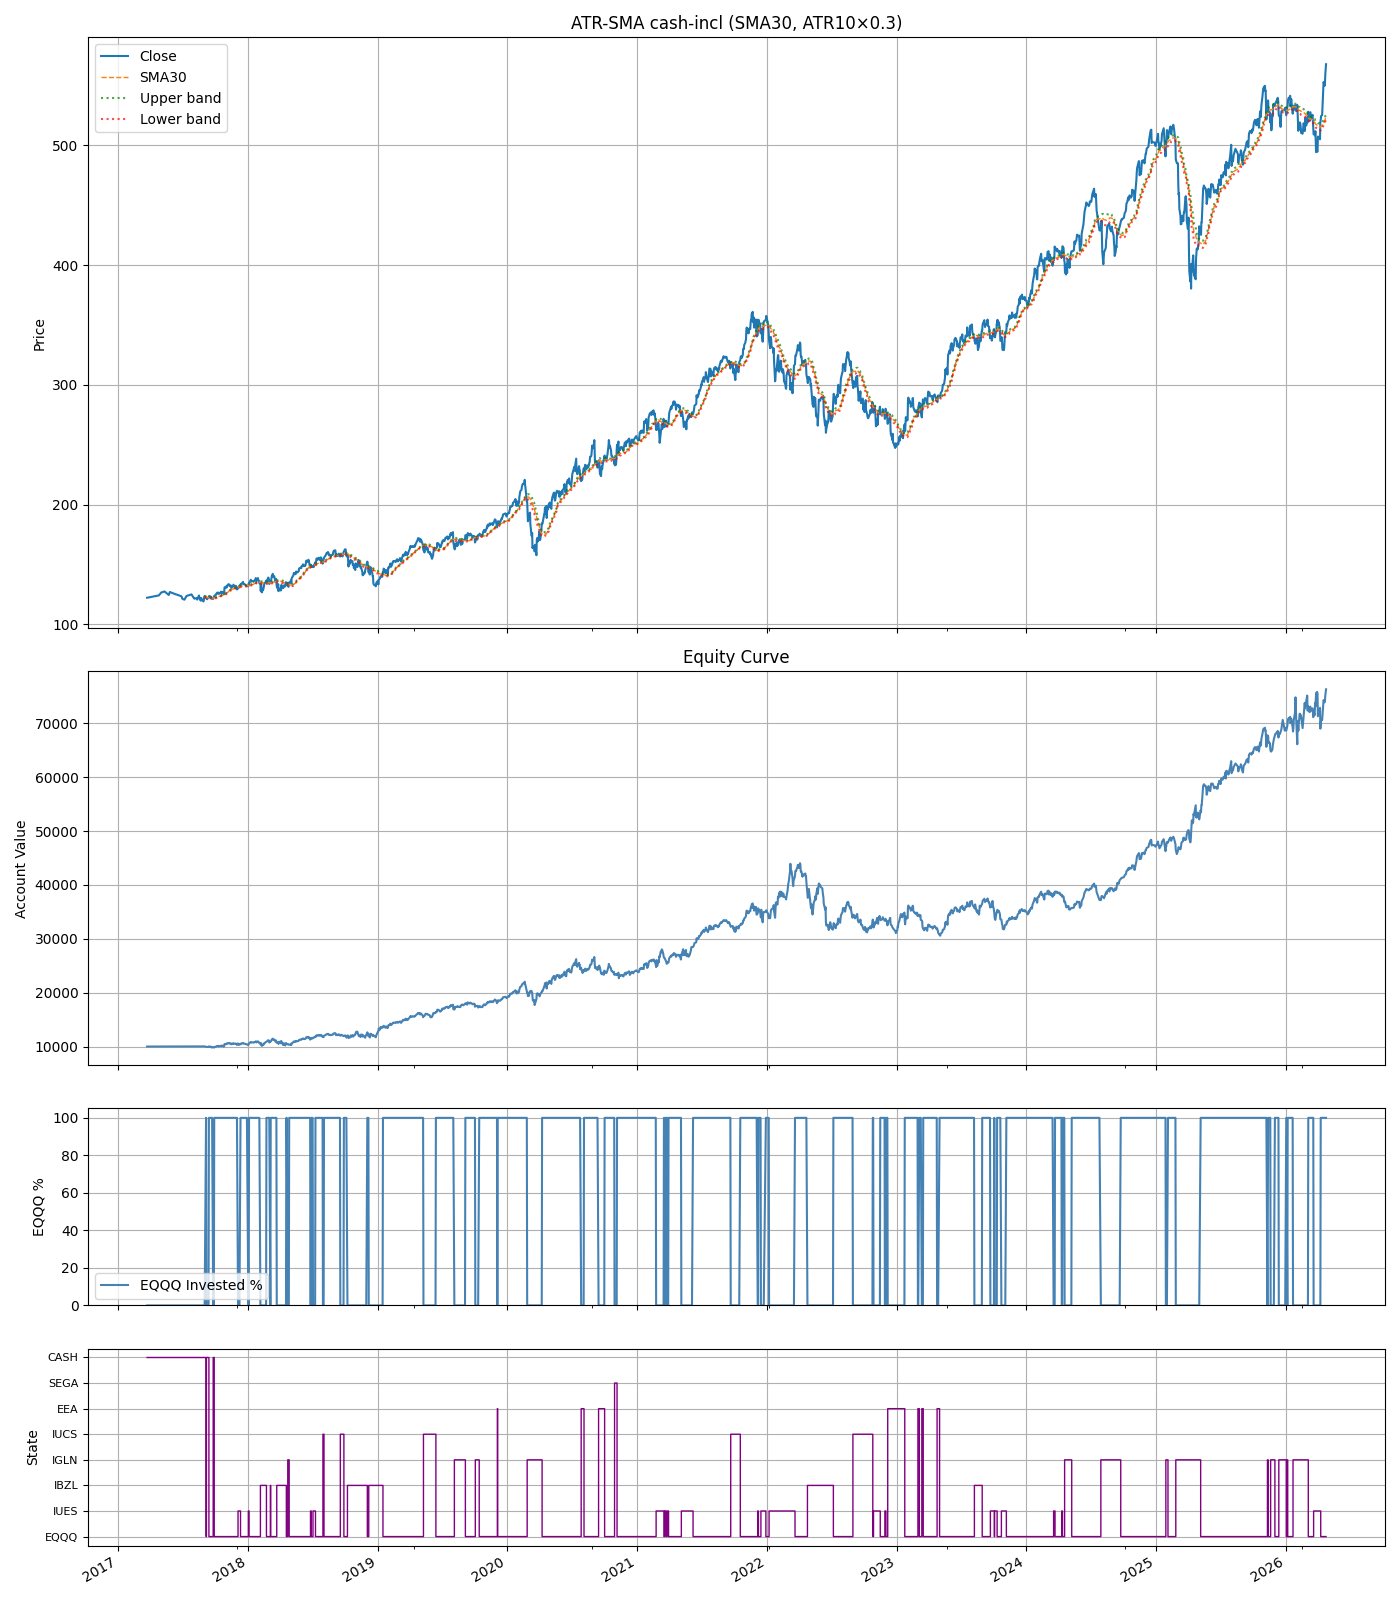

Python code for this plot:
"""
Backtest EQQQ - ATR-SMA with Cash Option

Upgrade over ATR-SMA: instead of always rotating into the "least bad" alt asset,
the strategy can hold plain cash (earning a configurable annual rate, default 2%)
when all alt assets have negative momentum.

Three possible states:
  1. Long EQQQ       — close > SMA * (1 + ATR/Close * multiplier)
  2. Long best alt   — EQQQ signal off AND best alt momentum > 0
  3. Cash @ rate     — EQQQ signal off AND all alts momentum <= 0

Cash earns `cash_rate_annual` (default 2% p.a.) compounded daily.

Entry/exit signals identical to ATR-SMA:
  Entry EQQQ : Close > SMA(sma_window) * (1 + ATR(atr_window)/Close * atr_multiplier)
  Exit EQQQ  : Close < SMA(sma_window) * (1 - ATR(atr_window)/Close * atr_multiplier)

Grid search: sma_window (100-250), atr_window (10-20), atr_multiplier (0.5-2.0)
"""

import os
import itertools
import pandas as pd
import numpy as np
import sys
import matplotlib.pyplot as plt

_ALGO_ROOT = os.path.dirname(os.path.dirname(os.path.abspath(__file__)))
if _ALGO_ROOT not in sys.path:
    sys.path.insert(0, _ALGO_ROOT)
from data_loader import load_ohlcv, load_all

DEFAULT_ALT_ASSETS   = ('TLT', 'GLD')
DEFAULT_ALT_LOOKBACK = 63
CASH_LABEL           = 'CASH'


def fetch_data(ticker='QQQ', period='5y'):
    return load_ohlcv(ticker, period=period)


def fetch_all(assets, period='5y'):
    return load_all(list(assets), period=period)


def select_alt_asset_or_cash(strength_row, alt_assets):
    """Return alt with strongest uptrend (Close-SMA)/ATR > 0, or None (= cash)."""
    scores = {t: float(strength_row[t]) for t in alt_assets
              if t in strength_row.index and not pd.isna(strength_row[t])}
    if not scores:
        return None
    best = max(scores, key=scores.get)
    return best if scores[best] > 0 else None


def compute_atr(df, window):
    prev_close = df['Close'].shift(1)
    tr = pd.concat([
        df['High'] - df['Low'],
        (df['High'] - prev_close).abs(),
        (df['Low']  - prev_close).abs(),
    ], axis=1).max(axis=1)
    return tr.rolling(window).mean()


def max_drawdown(equity):
    roll_max = equity.cummax()
    return ((equity - roll_max) / roll_max).min()


def compute_stats(equity_series, initial_capital, closed_trades, df=None):
    trades_df    = pd.DataFrame(closed_trades)
    total_return = equity_series.iloc[-1] / initial_capital - 1.0
    years        = (equity_series.index[-1] - equity_series.index[0]).days / 365.25
    cagr         = (equity_series.iloc[-1] / initial_capital) ** (1 / years) - 1 if years > 0 else np.nan
    bh_cagr      = ((float(df['Close'].iloc[-1]) / float(df['Close'].iloc[0])) ** (1 / years) - 1
                    if df is not None and years > 0 else np.nan)
    md           = max_drawdown(equity_series)

    if len(trades_df) > 0 and 'pnl' in trades_df.columns:
        qqq_trades = (trades_df[trades_df['asset'] == 'QQQ']
                      if 'asset' in trades_df.columns else trades_df)
        if len(qqq_trades) == 0:
            qqq_trades = trades_df
        win_rate         = len(qqq_trades[qqq_trades['pnl'] > 0]) / len(qqq_trades)
        avg_pnl          = qqq_trades['pnl'].mean()
        tr_ret           = (qqq_trades['exit_price'] - qqq_trades['entry_price']) / qqq_trades['entry_price']
        avg_trade_return = tr_ret.mean()
        max_trade_gain   = tr_ret.max()
        max_trade_drop   = tr_ret.min()
    else:
        win_rate = avg_pnl = avg_trade_return = max_trade_gain = max_trade_drop = np.nan

    return {
        'total_return': total_return, 'cagr': cagr, 'bh_cagr': bh_cagr,
        'max_drawdown': md, 'n_trades_closed': len(trades_df),
        'win_rate': win_rate, 'avg_pnl': avg_pnl,
        'avg_trade_return': avg_trade_return,
        'max_trade_gain': max_trade_gain, 'max_trade_drop': max_trade_drop,
        'trades_df': trades_df,
    }


def print_stats(stats, initial_capital, equity_series,
                sma_window, atr_window, atr_multiplier, cash_rate_annual, out_paths):
    print('ATR-SMA (cash-incl) backtest summary:')
    print(f'Initial capital:          {initial_capital:,.2f}')
    print(f'SMA window:               {sma_window}')
    print(f'ATR window:               {atr_window}')
    print(f'ATR multiplier:           {atr_multiplier}')
    print(f'Cash rate (p.a.):         {cash_rate_annual:.0%}')
    print(f'Final equity:             {equity_series.iloc[-1]:,.2f}')
    print(f'Total return:             {stats["total_return"]:.2%}')
    print(f'CAGR:                     {stats["cagr"]:.2%}')
    if not pd.isna(stats['bh_cagr']):
        print(f'CAGR buy & hold:          {stats["bh_cagr"]:.2%}')
    print(f'Max drawdown:             {stats["max_drawdown"]:.2%}')
    print(f'Number of trades:         {stats["n_trades_closed"]}')
    if not pd.isna(stats['win_rate']):
        print(f'Win rate (EQQQ):          {stats["win_rate"]:.2%}')
        print(f'Average return per trade: {stats["avg_trade_return"]:.2%}')
        print(f'Max gain per trade:       {stats["max_trade_gain"]:.2%}')
        print(f'Max drop per trade:       {stats["max_trade_drop"]:.2%}')
    print(f'Trades CSV:               {out_paths["trades_csv"]}')
    print(f'Plot:                     {out_paths["fig_path"]}')


def save_plots(df, equity_series, invested_list, held_asset_list,
               stats, sma_window, atr_window, atr_multiplier, out_dir):
    trades_df = stats['trades_df'].copy()
    if len(trades_df) > 0:
        trades_df['entry_date'] = pd.to_datetime(trades_df['entry_date'])
        trades_df['exit_date']  = pd.to_datetime(trades_df['exit_date'])

    invested_series = pd.Series(invested_list, index=equity_series.index)
    held_series     = pd.Series(held_asset_list, index=equity_series.index)

    fig, axes = plt.subplots(4, 1, sharex=True, figsize=(14, 16),
                              gridspec_kw={'height_ratios': [3, 2, 1, 1]})
    ax_price, ax_equity, ax_inv, ax_held = axes

    df['Close'].plot(ax=ax_price, label='Close')
    df['SMA'].plot(ax=ax_price, label=f'SMA{sma_window}', linestyle='--', linewidth=1)
    df['upper_band'].plot(ax=ax_price, label='Upper band', linestyle=':', color='green', alpha=0.7)
    df['lower_band'].plot(ax=ax_price, label='Lower band', linestyle=':', color='red', alpha=0.7)
    if len(trades_df) > 0:
        qqq_t = trades_df[trades_df['asset'] == 'QQQ'] if 'asset' in trades_df.columns else trades_df
        if len(qqq_t) > 0:
            ax_price.scatter(qqq_t['entry_date'], qqq_t['entry_price'],
                             marker='^', color='green', label='Entry EQQQ', zorder=5)
            ax_price.scatter(qqq_t['exit_date'], qqq_t['exit_price'],
                             marker='v', color='red', label='Exit EQQQ', zorder=5)
    ax_price.set_title(f'ATR-SMA cash-incl (SMA{sma_window}, ATR{atr_window}×{atr_multiplier})')
    ax_price.set_ylabel('Price')
    ax_price.legend(); ax_price.grid(True)

    equity_series.plot(ax=ax_equity, color='steelblue')
    ax_equity.set_title('Equity Curve')
    ax_equity.set_ylabel('Account Value'); ax_equity.grid(True)

    (invested_series * 100).plot(ax=ax_inv, color='steelblue', label='EQQQ Invested %')
    ax_inv.set_ylabel('EQQQ %'); ax_inv.set_ylim(0, 105)
    ax_inv.grid(True); ax_inv.legend()

    all_states = ['EQQQ'] + [s for s in held_series.unique() if s not in ('EQQQ', CASH_LABEL)] + [CASH_LABEL]
    state_codes = {s: i for i, s in enumerate(all_states)}
    held_series.map(lambda s: state_codes.get(s, -1)).plot(
        ax=ax_held, drawstyle='steps-post', color='purple', linewidth=1)
    ax_held.set_yticks(list(state_codes.values()))
    ax_held.set_yticklabels(list(state_codes.keys()), fontsize=8)
    ax_held.set_ylabel('State'); ax_held.grid(True)

    fig.tight_layout()
    out_fig = os.path.join(out_dir, 'backtest_atr_sma_cash.png')
    fig.savefig(out_fig)
    plt.close(fig)
    return out_fig


# ── Core backtest ─────────────────────────────────────────────────────────────

def run_backtest_atr_sma_cash(ticker='QQQ', period='5y', initial_capital=10000.0,
                               sma_window=200, atr_window=20, atr_multiplier=1.0,
                               alt_assets=DEFAULT_ALT_ASSETS,
                               alt_lookback=DEFAULT_ALT_LOOKBACK,
                               cash_rate_annual=0.02,
                               commission=2.0,
                               verbose=True, df=None, alt_dfs=None):
    COMMISSION = commission
    out_dir = os.path.dirname(__file__)
    if df is None:
        df = fetch_data(ticker, period)
        df.index = pd.to_datetime(df.index)
        df = df[['Open', 'High', 'Low', 'Close', 'Volume']]
    if df.empty:
        raise ValueError('No data returned.')
    df = df.copy()

    daily_cash_rate = (1 + cash_rate_annual) ** (1 / 252) - 1

    use_alt = alt_dfs is not None
    if use_alt:
        alt_closes  = pd.DataFrame({t: alt_dfs[t]['Close'] for t in alt_assets if t in alt_dfs})
        alt_opens   = pd.DataFrame({t: alt_dfs[t]['Open']  for t in alt_assets if t in alt_dfs})
        common      = df.index.intersection(alt_closes.dropna().index)
        df          = df.loc[common].copy()
        alt_closes  = alt_closes.loc[common]
        alt_opens   = alt_opens.loc[common]
        alt_sma      = alt_closes.rolling(sma_window).mean()
        alt_atr_df   = pd.DataFrame(
            {t: compute_atr(alt_dfs[t].loc[common], atr_window)
             for t in alt_assets if t in alt_dfs},
            index=common,
        )
        # Trend strength: (Close - SMA) / ATR — same logic as main signal
        # Positive = above SMA, higher = stronger uptrend
        alt_strength = (alt_closes - alt_sma) / alt_atr_df.replace(0, float('nan'))

    df['SMA']        = df['Close'].rolling(sma_window).mean()
    df['ATR']        = compute_atr(df, atr_window)
    df['band']       = df['ATR'] / df['Close'] * atr_multiplier
    df['upper_band'] = df['SMA'] * (1 + df['band'])
    df['lower_band'] = df['SMA'] * (1 - df['band'])

    warmup = max(sma_window, atr_window)

    cash        = float(initial_capital)
    shares      = 0.0
    in_position = False
    entry_price = entry_date = entry_idx = None

    alt_asset       = None
    alt_shares      = 0.0
    alt_entry_price = None
    alt_entry_date  = None
    alt_entry_idx   = None

    equity_list     = []
    equity_dates    = []
    invested_list   = []
    held_asset_list = []
    closed_trades   = []

    for i in range(len(df)):
        date  = df.index[i]
        close = float(df['Close'].iat[i])

        # Compound cash when sitting idle (not in EQQQ, not in alt)
        if not in_position and alt_asset is None:
            cash *= (1 + daily_cash_rate)

        alt_val   = (alt_shares * float(alt_closes[alt_asset].iat[i])
                     if use_alt and alt_asset is not None else 0.0)
        pos_value = shares * close
        eq        = cash + pos_value + alt_val
        equity_list.append(eq)
        equity_dates.append(date)
        invested_list.append(pos_value / eq if eq > 0 else 0.0)
        held_asset_list.append(
            ticker if in_position
            else (alt_asset if alt_asset else CASH_LABEL)
        )

        if i < warmup:
            continue
        sma_val  = df['SMA'].iat[i]
        band_val = df['band'].iat[i]
        if pd.isna(sma_val) or pd.isna(band_val):
            continue
        sma_f, band_f = float(sma_val), float(band_val)

        # ── Exit EQQQ ────────────────────────────────────────────────────────
        if in_position and close < sma_f * (1 - band_f):
            if i + 1 < len(df):
                exit_px       = float(df['Open'].iat[i + 1])
                exit_date_val = df.index[i + 1]
            else:
                exit_px       = close          # last bar — no next open
                exit_date_val = date
            proceeds = shares * exit_px - COMMISSION
            pnl      = proceeds - shares * entry_price
            closed_trades.append({
                'asset': ticker,
                'entry_date': entry_date, 'entry_price': entry_price,
                'exit_date': exit_date_val, 'exit_price': exit_px,
                'shares': shares, 'pnl': pnl, 'held_days': i - (entry_idx or i),
            })
            cash       += proceeds
            shares      = 0.0
            in_position = False
            entry_price = entry_date = entry_idx = None

            # Decide: rotate into best alt or go to cash
            if use_alt and i + 1 < len(df) and not alt_strength.iloc[i].isna().all():
                target = select_alt_asset_or_cash(alt_strength.iloc[i], alt_assets)
                if target is not None:
                    next_open_alt   = float(alt_opens[target].iat[i + 1])
                    cash           -= COMMISSION
                    alt_shares      = cash / next_open_alt
                    cash           -= alt_shares * next_open_alt
                    alt_asset       = target
                    alt_entry_price = next_open_alt
                    alt_entry_date  = df.index[i + 1]
                    alt_entry_idx   = i + 1
                # else: target is None → stay in cash (no action needed)

        # ── Entry EQQQ ───────────────────────────────────────────────────────
        if not in_position and close > sma_f * (1 + band_f):
            if i + 1 < len(df):
                next_open = float(df['Open'].iat[i + 1])
                next_date = df.index[i + 1]

                # Close alt position first if held
                if use_alt and alt_asset is not None and alt_shares > 0:
                    exit_alt_px  = float(alt_opens[alt_asset].iat[i + 1])
                    alt_proceeds = alt_shares * exit_alt_px - COMMISSION
                    alt_pnl      = alt_proceeds - alt_shares * alt_entry_price
                    closed_trades.append({
                        'asset': alt_asset,
                        'entry_date': alt_entry_date, 'entry_price': alt_entry_price,
                        'exit_date': next_date,        'exit_price': exit_alt_px,
                        'shares': alt_shares, 'pnl': alt_pnl,
                        'held_days': i + 1 - (alt_entry_idx or i + 1),
                    })
                    cash      += alt_proceeds
                    alt_shares = 0.0
                    alt_asset  = None
                    alt_entry_price = alt_entry_date = alt_entry_idx = None

                # Buy EQQQ
                cash       -= COMMISSION
                shares      = cash / next_open
                cash       -= shares * next_open
                in_position = True
                entry_price = next_open
                entry_date  = next_date
                entry_idx   = i + 1

    equity_series = pd.Series(equity_list, index=equity_dates)
    stats = compute_stats(equity_series, initial_capital, closed_trades, df=df)

    trades_csv = fig_path = None
    if verbose:
        trades_csv = os.path.join(out_dir, 'trades_detail_atr_sma_cash.csv')
        stats['trades_df'].to_csv(trades_csv, index=False)
        fig_path = save_plots(df, equity_series, invested_list, held_asset_list,
                               stats, sma_window, atr_window, atr_multiplier, out_dir)
        print_stats(stats, initial_capital, equity_series, sma_window, atr_window,
                    atr_multiplier, cash_rate_annual, {'trades_csv': trades_csv, 'fig_path': fig_path})

    def _f(v):
        return round(float(v), 3) if not pd.isna(v) else None

    return {
        'initial_capital': float(initial_capital),
        'final_equity': _f(equity_series.iloc[-1]),
        'total_return': _f(stats['total_return']),
        'cagr': _f(stats['cagr']),
        'bh_cagr': _f(stats['bh_cagr']),
        'max_drawdown': _f(stats['max_drawdown']),
        'n_trades_closed': int(stats['n_trades_closed']),
        'win_rate': _f(stats['win_rate']),
        'avg_trade_return': _f(stats['avg_trade_return']),
        'max_trade_gain': _f(stats['max_trade_gain']),
        'max_trade_drop': _f(stats['max_trade_drop']),
        'fig_path': fig_path,
        'trades_csv': trades_csv,
    }


# ── Grid search ───────────────────────────────────────────────────────────────

def grid_search(ticker='QQQ', period='5y', initial_capital=10000.0,
                sma_window_values=(100, 150, 200, 250),
                atr_window_values=(10, 14, 20),
                atr_multiplier_values=(0.5, 1.0, 1.5, 2.0),
                alt_assets=DEFAULT_ALT_ASSETS,
                alt_lookback=DEFAULT_ALT_LOOKBACK,
                cash_rate_annual=0.02,
                maximize='cagr'):
    combos = list(itertools.product(sma_window_values, atr_window_values, atr_multiplier_values))
    print(f'Grid search: {len(combos)} combinations...')
    print('Downloading EQQQ data once...')
    raw_df = fetch_data(ticker, period)
    raw_df.index = pd.to_datetime(raw_df.index)
    raw_df = raw_df[['Open', 'High', 'Low', 'Close', 'Volume']]
    if raw_df.empty:
        raise ValueError('No data returned.')

    print('Downloading alt asset data...')
    raw_alt_dfs = fetch_all(list(alt_assets), period)

    results = []
    for sma_w, atr_w, atr_m in combos:
        try:
            res = run_backtest_atr_sma_cash(
                initial_capital=initial_capital,
                sma_window=sma_w, atr_window=atr_w, atr_multiplier=atr_m,
                alt_assets=alt_assets, alt_lookback=alt_lookback,
                cash_rate_annual=cash_rate_annual,
                verbose=False, df=raw_df, alt_dfs=raw_alt_dfs,
            )
            results.append({
                'sma_window': sma_w, 'atr_window': atr_w, 'atr_multiplier': atr_m,
                'cagr': res['cagr'], 'total_return': res['total_return'],
                'max_drawdown': res['max_drawdown'], 'win_rate': res['win_rate'],
                'n_trades': res['n_trades_closed'],
            })
        except Exception as e:
            print(f'  ERROR sma={sma_w},atr={atr_w},mult={atr_m}: {e}')

    results_df = pd.DataFrame(results).sort_values(maximize, ascending=False).reset_index(drop=True)
    print(f'\nTop 10 by {maximize}:')
    print(results_df.head(10).to_string(index=False))

    out_dir  = os.path.dirname(__file__)
    csv_path = os.path.join(out_dir, 'grid_search_results.csv')
    results_df.to_csv(csv_path, index=False)
    print(f'\nResults saved: {csv_path}')

    best = results_df.iloc[0]
    print(f'\n--- Best (by {maximize}) ---')
    print(f'  sma={int(best["sma_window"])}, atr={int(best["atr_window"])}, mult={best["atr_multiplier"]}')
    print('Running full backtest with best parameters...\n')
    run_backtest_atr_sma_cash(
        initial_capital=initial_capital,
        sma_window=int(best['sma_window']),
        atr_window=int(best['atr_window']),
        atr_multiplier=best['atr_multiplier'],
        alt_assets=alt_assets, alt_lookback=alt_lookback,
        cash_rate_annual=cash_rate_annual,
        verbose=True, df=raw_df, alt_dfs=raw_alt_dfs,
    )
    return results_df


if __name__ == '__main__':
    _TICKER    = 'EQQQ'
    _ALT_ASSETS = ('IUES', 'IGLN', 'IBZL', 'EEA', 'IUCS', 'SEGA')

    _main_df  = load_ohlcv(_TICKER, period='all')
    _alt_dfs  = {}
    for _t in _ALT_ASSETS:
        try:
            _alt_dfs[_t] = load_ohlcv(_t, period='all')
        except ValueError as _e:
            print(f'WARNING: {_e}')

    # Rotace do alt assetů + cash fallback:
    res = run_backtest_atr_sma_cash(
         ticker=_TICKER, initial_capital=10_000.0,
         sma_window=30, atr_window=10, atr_multiplier=0.3,
         alt_assets=_ALT_ASSETS,
         df=_main_df, alt_dfs=_alt_dfs,
         verbose=True,
    )

    # Jen cash při výstupu z EQQQ (žádná rotace):
    """
    res = run_backtest_atr_sma_cash(
        ticker=_TICKER, initial_capital=10_000.0,
        sma_window=30, atr_window=10, atr_multiplier=0.3,
        alt_assets=(),
        df=_main_df,
        verbose=True,
    )
    """
    print('\nRESULT:', res)
